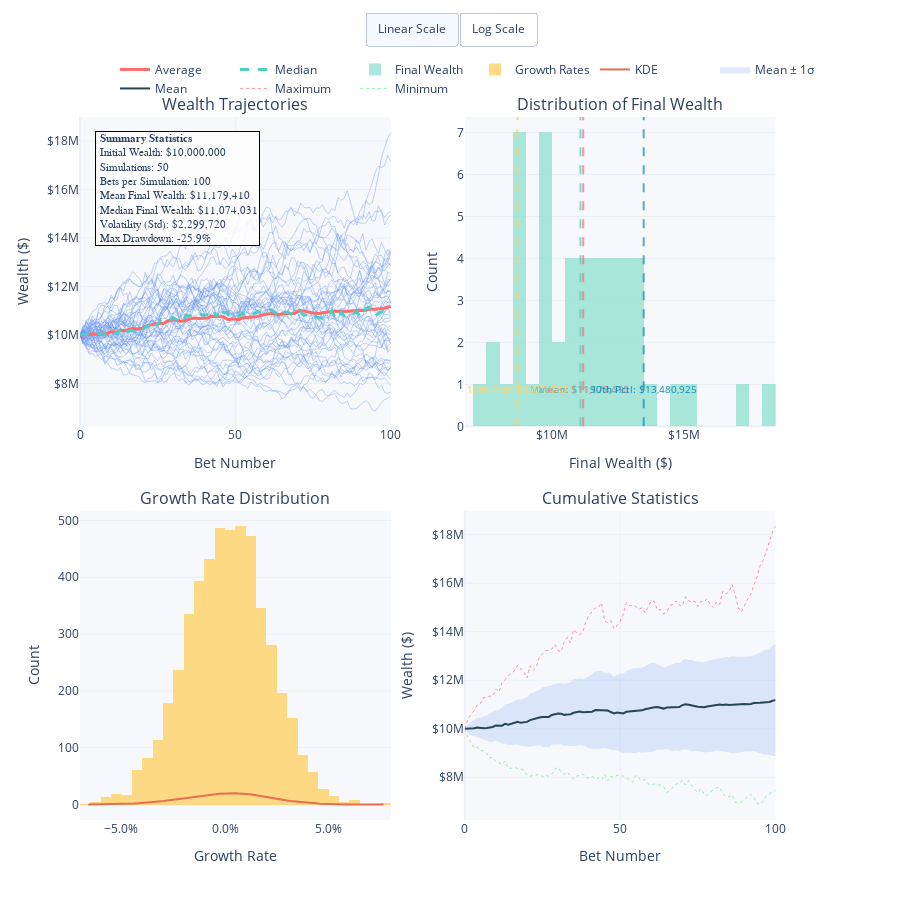

This figure's notebook cell:
### Code cell
import plotly.graph_objects as go
import plotly.express as px
from plotly.subplots import make_subplots
import numpy as np

# Assuming 'experiments' is your simulated data
# If not, recreate it with the corrected Kelly simulation:
sim = 50
n = 100
experiments = np.zeros((sim, n+1))
initial_wealth = 1e7

# Generate sample data (replace with your actual experiments array)
np.random.seed(42)
for i in range(sim):
    wealth = initial_wealth
    experiments[i, 0] = wealth
    for j in range(1, n+1):
        # Simplified random walk for demonstration
        wealth = wealth * (1 + np.random.normal(0.001, 0.02))
        experiments[i, j] = wealth

# Create interactive Plotly figure
fig = make_subplots(
    rows=2, cols=2,
    subplot_titles=('Wealth Trajectories', 'Distribution of Final Wealth', 
                    'Growth Rate Distribution', 'Cumulative Statistics'),
    specs=[[{"secondary_y": False}, {"secondary_y": False}],
           [{"secondary_y": True}, {"secondary_y": False}]],
    vertical_spacing=0.12,
    horizontal_spacing=0.1
)

# ========== Plot 1: Wealth Trajectories (Main Chart) ==========
for i in range(min(50, len(experiments))):
    fig.add_trace(
        go.Scatter(
            x=list(range(len(experiments[i]))),
            y=experiments[i],
            mode='lines',
            line=dict(width=1, color='rgba(100, 149, 237, 0.4)'),  # Cornflower blue
            name=f'Simulation {i+1}',
            showlegend=False,
            hovertemplate='Bet: %{x}<br>Wealth: $%{y:,.0f}<br>Return: %{customdata:.1%}<extra></extra>',
            customdata=[experiments[i][j]/initial_wealth - 1 for j in range(len(experiments[i]))]
        ),
        row=1, col=1
    )

# Add mean trajectory
mean_trajectory = experiments.mean(axis=0)
fig.add_trace(
    go.Scatter(
        x=list(range(len(mean_trajectory))),
        y=mean_trajectory,
        mode='lines',
        line=dict(width=3, color='#FF6B6B'),  # Coral red
        name='Average',
        hovertemplate='Bet: %{x}<br>Avg Wealth: $%{y:,.0f}<extra></extra>'
    ),
    row=1, col=1
)

# Add median trajectory
median_trajectory = np.median(experiments, axis=0)
fig.add_trace(
    go.Scatter(
        x=list(range(len(median_trajectory))),
        y=median_trajectory,
        mode='lines',
        line=dict(width=3, color='#4ECDC4', dash='dash'),  # Turquoise
        name='Median',
        hovertemplate='Bet: %{x}<br>Median Wealth: $%{y:,.0f}<extra></extra>'
    ),
    row=1, col=1
)

# ========== Plot 2: Distribution of Final Wealth ==========
final_wealths = experiments[:, -1]
fig.add_trace(
    go.Histogram(
        x=final_wealths,
        nbinsx=30,
        name='Final Wealth',
        marker_color='#95E1D3',  # Light teal
        opacity=0.8,
        hovertemplate='Wealth: $%{x:,.0f}<br>Count: %{y}<extra></extra>'
    ),
    row=1, col=2
)

# Add vertical lines for statistics
stats = {
    'Mean': np.mean(final_wealths),
    'Median': np.median(final_wealths),
    '10th Pctl': np.percentile(final_wealths, 10),
    '90th Pctl': np.percentile(final_wealths, 90)
}

colors = {'Mean': '#FF6B6B', 'Median': '#4ECDC4', '10th Pctl': '#FFD166', '90th Pctl': '#118AB2'}
for stat_name, stat_value in stats.items():
    fig.add_vline(
        x=stat_value,
        line_dash="dash",
        line_color=colors[stat_name],
        opacity=0.7,
        row=1, col=2
    )
    
    # Add annotation
    fig.add_annotation(
        x=stat_value,
        y=0.9,
        yref="paper",
        text=f"{stat_name}: ${stat_value:,.0f}",
        showarrow=False,
        font=dict(size=10, color=colors[stat_name]),
        row=1, col=2
    )

# ========== Plot 3: Growth Rate Distribution ==========
growth_rates = np.diff(np.log(experiments), axis=1).flatten()
fig.add_trace(
    go.Histogram(
        x=growth_rates,
        nbinsx=40,
        name='Growth Rates',
        marker_color='#FFD166',  # Yellow
        opacity=0.8,
        hovertemplate='Growth: %{x:.3%}<br>Density: %{y}<extra></extra>'
    ),
    row=2, col=1
)

# Add KDE curve
from scipy import stats
kde = stats.gaussian_kde(growth_rates)
x_kde = np.linspace(growth_rates.min(), growth_rates.max(), 200)
y_kde = kde(x_kde)

fig.add_trace(
    go.Scatter(
        x=x_kde,
        y=y_kde,
        mode='lines',
        line=dict(width=2, color='#E76F51'),  # Terracotta
        name='KDE',
        yaxis="y2",
        hovertemplate='Growth: %{x:.3%}<br>Density: %{y:.3f}<extra></extra>'
    ),
    row=2, col=1
)

# ========== Plot 4: Cumulative Statistics ==========
# Calculate cumulative statistics
bet_numbers = list(range(experiments.shape[1]))
cumulative_mean = experiments.mean(axis=0)
cumulative_std = experiments.std(axis=0)
cumulative_min = experiments.min(axis=0)
cumulative_max = experiments.max(axis=0)

# Fill between mean ± std
fig.add_trace(
    go.Scatter(
        x=bet_numbers + bet_numbers[::-1],
        y=list(cumulative_mean + cumulative_std) + list(cumulative_mean - cumulative_std)[::-1],
        fill='toself',
        fillcolor='rgba(100, 149, 237, 0.2)',
        line=dict(color='rgba(255,255,255,0)'),
        name='Mean ± 1σ',
        showlegend=True,
        hovertemplate='Bet: %{x}<br>Wealth Range<br>extra'
    ),
    row=2, col=2
)

# Add mean line
fig.add_trace(
    go.Scatter(
        x=bet_numbers,
        y=cumulative_mean,
        mode='lines',
        line=dict(width=2, color='#264653'),  # Dark blue-green
        name='Mean',
        hovertemplate='Bet: %{x}<br>Mean: $%{y:,.0f}<extra></extra>'
    ),
    row=2, col=2
)

# Add min/max bounds
fig.add_trace(
    go.Scatter(
        x=bet_numbers,
        y=cumulative_max,
        mode='lines',
        line=dict(width=1, color='rgba(230, 57, 70, 0.5)', dash='dot'),
        name='Maximum',
        hovertemplate='Bet: %{x}<br>Max: $%{y:,.0f}<extra></extra>'
    ),
    row=2, col=2
)

fig.add_trace(
    go.Scatter(
        x=bet_numbers,
        y=cumulative_min,
        mode='lines',
        line=dict(width=1, color='rgba(57, 230, 100, 0.5)', dash='dot'),
        name='Minimum',
        hovertemplate='Bet: %{x}<br>Min: $%{y:,.0f}<extra></extra>'
    ),
    row=2, col=2
)

# ========== Update Layout and Axes ==========
fig.update_layout(
    # title=dict(
    #     text='<b>Kelly Criterion Simulation Analysis</b><br><span style="font-size:14px">Wealth Evolution Across 50 Simulations</span>',
    #     x=0.5,
    #     xanchor='center',
    #     font=dict(size=20, family='Arial, sans-serif')
    # ),
    template='plotly_white',
    height=900,
    showlegend=True,
    legend=dict(
        orientation="h",
        yanchor="bottom",
        y=1.02,
        xanchor="right",
        x=1
    ),
    hovermode='x unified',
    plot_bgcolor='rgba(245, 247, 250, 0.8)',
    paper_bgcolor='white'
)

# Update axes
fig.update_xaxes(title_text="Bet Number", row=1, col=1)
fig.update_yaxes(title_text="Wealth ($)", tickprefix="$", row=1, col=1)
fig.update_xaxes(title_text="Final Wealth ($)", tickprefix="$", row=1, col=2)
fig.update_yaxes(title_text="Count", row=1, col=2)
fig.update_xaxes(title_text="Growth Rate", tickformat=".1%", row=2, col=1)
fig.update_yaxes(title_text="Count", row=2, col=1)
fig.update_yaxes(title_text="Density", row=2, col=1, secondary_y=True)
fig.update_xaxes(title_text="Bet Number", row=2, col=2)
fig.update_yaxes(title_text="Wealth ($)", tickprefix="$", row=2, col=2)

# Add annotations with summary statistics
summary_text = f"""
<b>Summary Statistics</b><br>
Initial Wealth: ${initial_wealth:,.0f}<br>
Simulations: {sim}<br>
Bets per Simulation: {n}<br>
Mean Final Wealth: ${np.mean(final_wealths):,.0f}<br>
Median Final Wealth: ${np.median(final_wealths):,.0f}<br>
Volatility (Std): ${np.std(final_wealths):,.0f}<br>
Max Drawdown: {((experiments.min(axis=1) / experiments.max(axis=1) - 1).mean()):.1%}
"""

fig.add_annotation(
    text=summary_text,
    xref="paper", yref="paper",
    x=0.02, y=0.98,
    showarrow=False,
    align="left",
    bgcolor="rgba(255, 255, 255, 0.8)",
    bordercolor="black",
    borderwidth=1,
    font=dict(size=11, family="Courier New, monospace")
)

# Add interactive buttons
fig.update_layout(
    updatemenus=[
        dict(
            type="buttons",
            direction="right",
            x=0.5,
            y=1.15,
            xanchor="center",
            showactive=True,
            buttons=list([
                dict(
                    label="Linear Scale",
                    method="update",
                    args=[{"visible": [True]*len(fig.data)}, 
                          {"yaxis.type": "linear", "yaxis2.type": "linear",
                           "yaxis3.type": "linear", "yaxis4.type": "linear"}]
                ),
                dict(
                    label="Log Scale",
                    method="update",
                    args=[{"visible": [True]*len(fig.data)}, 
                          {"yaxis.type": "log", "yaxis2.type": "log",
                           "yaxis3.type": "linear", "yaxis4.type": "log"}]
                )
            ]),
        )
    ]
)

# Show the figure
fig.show()
